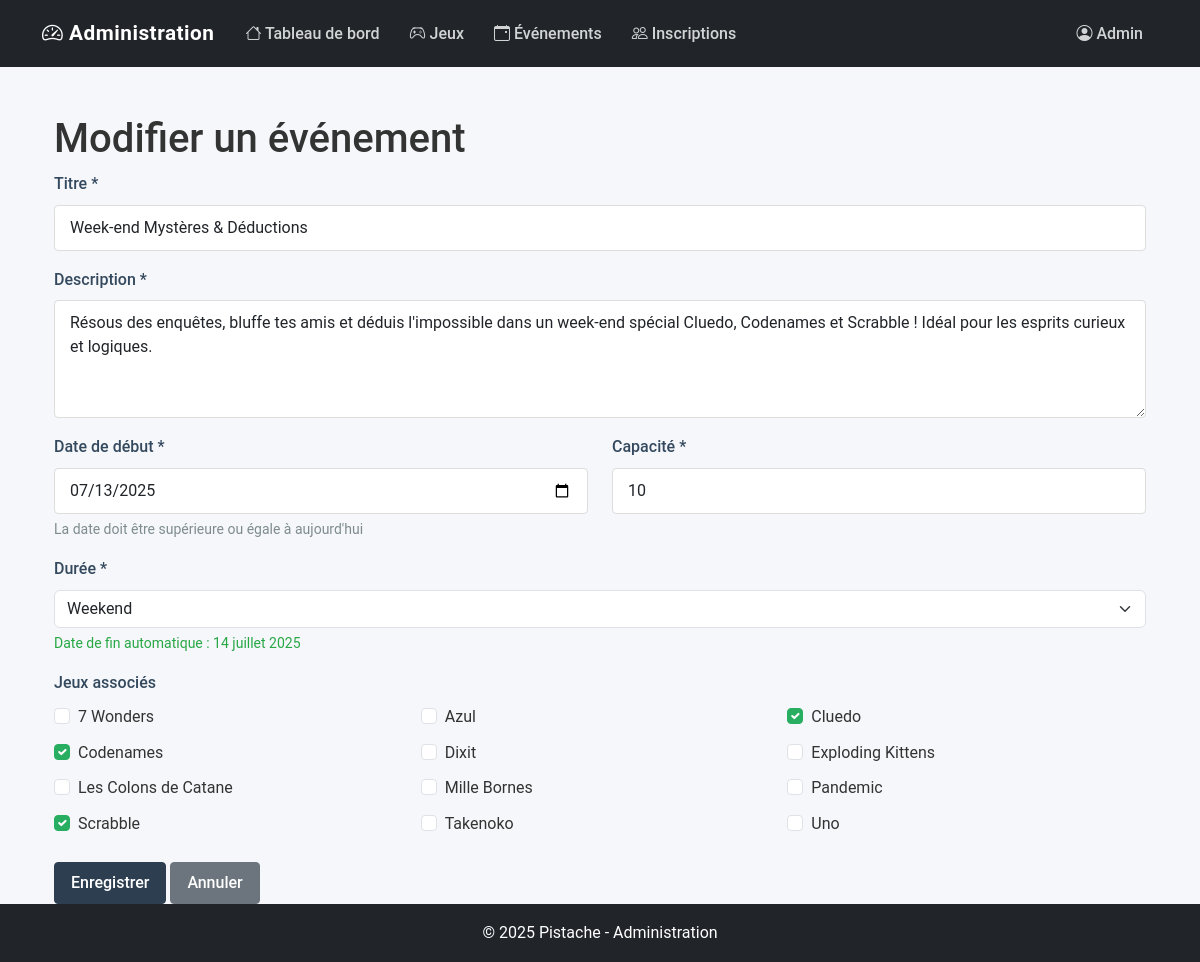
Page /admin/evenements/modifier.php?id=5 (signed in) on the committed database.
### tables this page shows
CREATE TABLE evenement(
    id_evenement INT NOT NULL AUTO_INCREMENT,
    titre VARCHAR(100) NOT NULL,
    description TEXT NOT NULL,
    date_debut DATE NOT NULL,
    date_fin DATE NOT NULL,
    capacite_max INT NOT NULL,
    duree_type VARCHAR(50) NOT NULL,
    CONSTRAINT PK_EVENT PRIMARY KEY (id_evenement)
);

CREATE TABLE jeux(
    id_jeux INT NOT NULL AUTO_INCREMENT,
    nom VARCHAR(50) NOT NULL UNIQUE,
    description_courte TEXT NOT NULL,
    description_longue TEXT NOT NULL,
    annee_sortie YEAR NOT NULL,
    date_ajout DATE NOT NULL,
    id_genre INT NOT NULL,
    id_type INT NOT NULL,
    CONSTRAINT PK_JEUX PRIMARY KEY (id_jeux),
    CONSTRAINT FK_GENRE FOREIGN KEY (id_genre) REFERENCES genre (id_genre),
    CONSTRAINT FK_TYPE FOREIGN KEY (id_type) REFERENCES type (id_type)
);

### admin/evenements/modifier.php (the view, shortened to what this page needs)
<?php
$id_evenement = isset($_GET['id']) ? intval($_GET['id']) : 0;
$conn = connexionBDD();
$stmt = $conn->prepare('SELECT * FROM evenement WHERE id_evenement = ?');
$stmt->execute([$id_evenement]);
$evenement = $stmt->fetch(PDO::FETCH_ASSOC);
$stmt = $conn->prepare('SELECT id_jeux FROM jeux_evenement WHERE id_evenement = ?');
$stmt->execute([$id_evenement]);
$jeuxSelectionnes = $stmt->fetchAll(PDO::FETCH_COLUMN);
$stmt = $conn->query("SELECT id_jeux, nom FROM jeux ORDER BY nom");
$jeux = $stmt->fetchAll(PDO::FETCH_ASSOC);
include_once '../includes/admin-header.php';
?>
    <div class="container mt-4">
        <h1>Modifier un événement</h1>
        <form method="post">
            <div class="mb-3">
                <label for="titre" class="form-label">Titre *</label>
                <input type="text" class="form-control" id="titre" name="titre" value="<?php echo htmlspecialchars($evenement['titre']); ?>" required>
            </div>
            <div class="mb-3">
                <label for="description" class="form-label">Description *</label>
                <textarea class="form-control" id="description" name="description" rows="4" required><?php echo htmlspecialchars($evenement['description']); ?></textarea>
            </div>
            <div class="row">
                <div class="col-md-6 mb-3">
                    <label for="date_debut" class="form-label">Date de début *</label>
                    <input type="date" class="form-control" id="date_debut" name="date_debut"
                           value="<?php echo $evenement['date_debut']; ?>"
                           min="<?php echo ($evenement['date_debut'] < date('Y-m-d')) ? $evenement['date_debut'] : date('Y-m-d'); ?>"
                           required>
                    <?php if ($evenement['date_debut'] >= date('Y-m-d')) : ?>
                        <div class="form-text">La date doit être supérieure ou égale à aujourd'hui</div>
                    <?php endif; ?>
                </div>
                <div class="col-md-6 mb-3">
                    <label for="capacite_max" class="form-label">Capacité *</label>
                    <input type="number" class="form-control" id="capacite_max" name="capacite_max" min="1" value="<?php echo $evenement['capacite_max']; ?>" required>
                </div>
            </div>
            <div class="mb-3">
                <label for="duree_type" class="form-label">Durée *</label>
                <select class="form-select" id="duree_type" name="duree_type" required>
                    <option value="weekend" <?php if ($evenement['duree_type'] == 'weekend') echo 'selected'; ?>>Weekend</option>
                </select>
                <div class="form-text" id="date_fin_info"></div>
            </div>
            <div class="mb-3">
                <label class="form-label">Jeux associés</label>
                <div class="row row-cols-1 row-cols-md-3 g-2">
                    <?php foreach ($jeux as $jeu) : ?>
                        <div class="col">
                            <div class="form-check">
                                <input class="form-check-input" type="checkbox" name="jeux[]" value="<?php echo $jeu['id_jeux']; ?>" id="jeu_<?php echo $jeu['id_jeux']; ?>"
                                    <?php if (in_array($jeu['id_jeux'], $jeuxSelectionnes)) echo 'checked'; ?>>
                                <label class="form-check-label" for="jeu_<?php echo $jeu['id_jeux']; ?>">
                                    <?php echo htmlspecialchars($jeu['nom']); ?>
                                </label>
                            </div>
                        </div>
                    <?php endforeach; ?>
                </div>
            </div>
            <div class="mt-4">
                <button type="submit" class="btn btn-primary">Enregistrer</button>
                <a href="liste.php" class="btn btn-secondary">Annuler</a>
            </div>
        </form>
    </div>
<?php include_once '../includes/admin-footer.php'; ?>

### assets/css/admin.css (style rules this page uses)
:root { --admin-primary: #2c3e50; --admin-secondary: #34495e; --admin-accent: #27ae60; --admin-light: #ecf0f1; --admin-success: #2ecc71; --admin-danger: #e74c3c; --admin-warning: #f39c12; --admin-info: #3498db; --admin-text: #333; --admin-muted: #7f8c8d; --admin-border: #ddd; --admin-hover: #f5f5f5; --admin-bg: #f5f7fa; --admin-radius: 6px; --admin-padding: 15px; --admin-margin: 20px; --admin-transition: all 0.2s ease; --admin-shadow: 0 1px 3px rgba(0, 0, 0, 0.1); --admin-shadow-hover: 0 4px 6px rgba(0, 0, 0, 0.1); }
body { font-family: 'Roboto', -apple-system, BlinkMacSystemFont, 'Segoe UI', sans-serif; color: var(--admin-text); background-color: var(--admin-bg); line-height: 1.6; }
.btn { border-radius: 4px; font-weight: 500; padding: 8px 16px; transition: var(--admin-transition); }
.btn-primary { background-color: var(--admin-primary); border-color: var(--admin-primary); }
.form-control { border-radius: 4px; border: 1px solid var(--admin-border); padding: 10px 15px; }
.form-label { font-weight: 500; color: var(--admin-secondary); }
.form-text { color: var(--admin-muted); }
.form-check-input:checked { background-color: var(--admin-accent); border-color: var(--admin-accent); }

### rows in the picture
evenement: titre "Week-end Mystères & Déductions", description "Résous des enquêtes, bluffe tes amis et déduis l'impossible dans un week-end spécial Cluedo, Codenames et Scrabble ! Idéal pour les esprits curieux et logiques.", date_debut "07/13/2025", capacite_max "10", duree_type "Weekend"
jeux: nom "7 Wonders"
jeux: nom "Azul"
jeux: id_jeux "☑", nom "Cluedo"
jeux: id_jeux "☑", nom "Codenames"
jeux: nom "Dixit"
jeux: nom "Exploding Kittens"
jeux: nom "Les Colons de Catane"
jeux: nom "Mille Bornes"
jeux: nom "Pandemic"
jeux: id_jeux "☑", nom "Scrabble"
jeux: nom "Takenoko"
jeux: nom "Uno"
